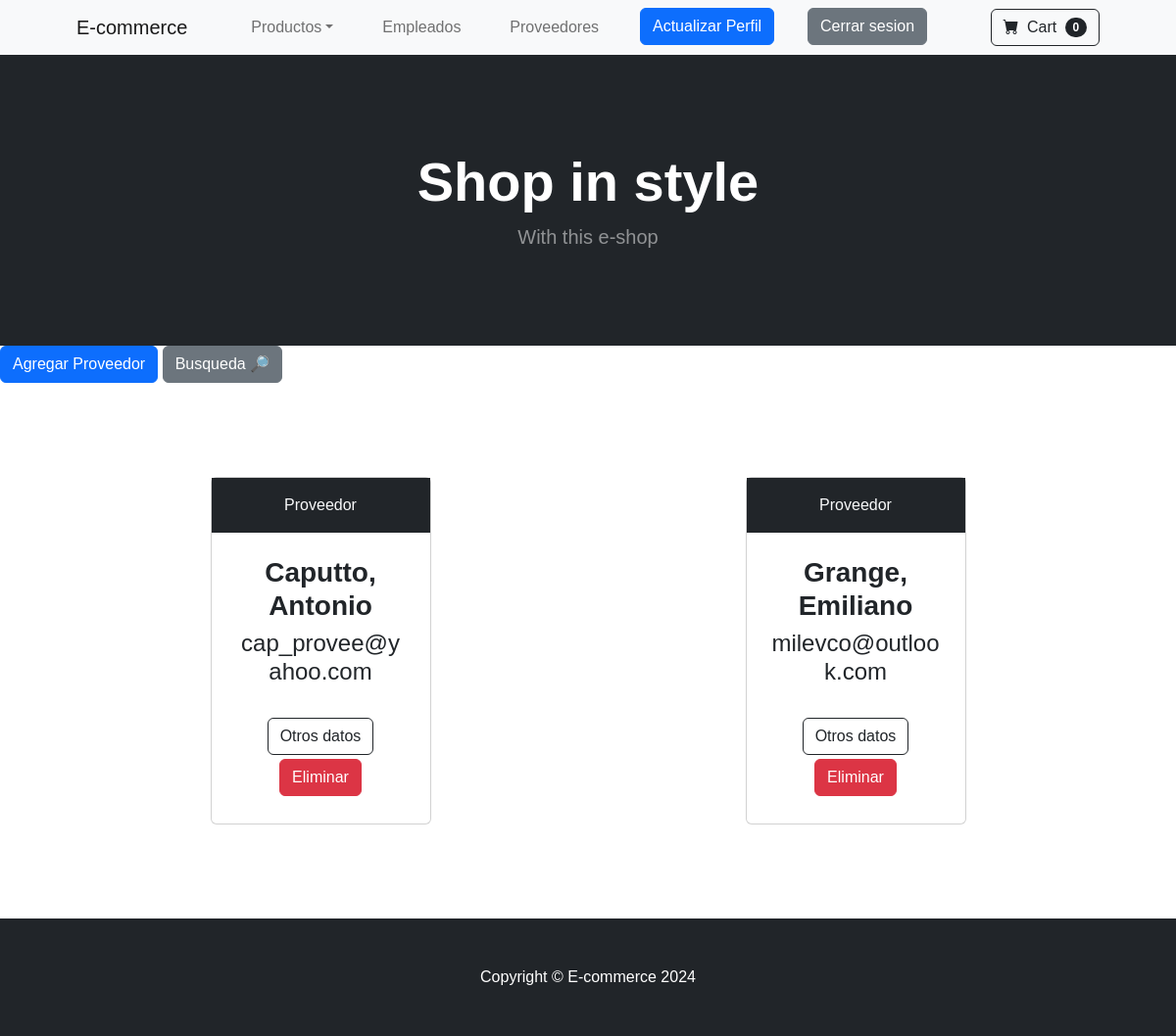
The app's page /ecommerce/suppliers/ (signed in) with its own data.
### ecommerce/models.py (models this page shows, shortened)
class Supplier(models.Model):
    name = models.CharField(max_length=40)
    last_name = models.CharField(max_length=40)
    phone_number = models.CharField(max_length=20)
    email = models.EmailField(unique=True)

### ecommerce/views.py (the view)
# urls.py: path('suppliers/', show_suppliers, name='suppliers'),
@login_required
def show_suppliers(req):
    suppliers = Supplier.objects.all()
    return render(req, 'suppliers.html', {'suppliers': suppliers})

### ecommerce/templates/suppliers.html (shortened to what this page needs)
<!DOCTYPE html>
<html lang="en">
    <head>
        {% load static %}
        <link href="https://cdn.jsdelivr.net/npm/bootstrap-icons@1.5.0/font/bootstrap-icons.css" rel="stylesheet" />
        <link href="{% static '/css/styles.css' %}" rel="stylesheet" />
    </head>
    <body>
        {% include 'navbar.html' %}
        {% include 'header.html' %}
        {% block dinamicContent %}
            {% if user.is_superuser %}
                <a class="btn btn-primary" href="{% url 'createSupplier' %}">Agregar Proveedor</a>
            {% endif %}
            <a class="btn btn-secondary" href="{% url 'searchSupplier' %}">Busqueda 🔎</a>
            <section class="py-5">
                <div class="container px-4 px-lg-5 mt-5">
                    <div class="row gx-4 gx-lg-5 row-cols-2 row-cols-md-3 row-cols-xl-4 d-flex justify-content-around justify-content-center">
                        {% for supp in suppliers %}
                            <div class="col mb-5">
                                <div class="card h-100">
                                    <div class="card-head p-3 text-center bg-dark text-light">Proveedor</div>
                                    <div class="card-body p-4 text-center">
                                        <h3 class="fw-bolder">{{supp.last_name}}, {{supp.name}}</h3>
                                        <h4>{{supp.email}}</h4>
                                    </div>
                                    <div class="card-footer p-4 pt-0 border-top-0 bg-transparent">
                                        <div class="text-center"><a class="btn btn-outline-dark mt-auto mb-1" href="{% url 'detailedSupplier' supp.id %}">Otros datos</a></div>
                                        {% if user.is_superuser %}
                                            <div class="text-center"><button type="button" class="btn btn-del btn-danger mt-auto mb-1" data-bs-toggle="modal" data-bs-target="#exampleModal">Eliminar</button></div>
                                        {% endif %}
                                    </div>
                                </div>
                            </div>
                        {% endfor %}
                    </div>
                </div>
            </section>
        {% endblock dinamicContent %}
        {% include 'footer.html' %}
    </body>
</html>

### records on screen
Supplier: last_name "Caputto", name "Antonio", email "cap_provee@yahoo.com"
Supplier: last_name "Grange", name "Emiliano", email "milevco@outlook.com"
